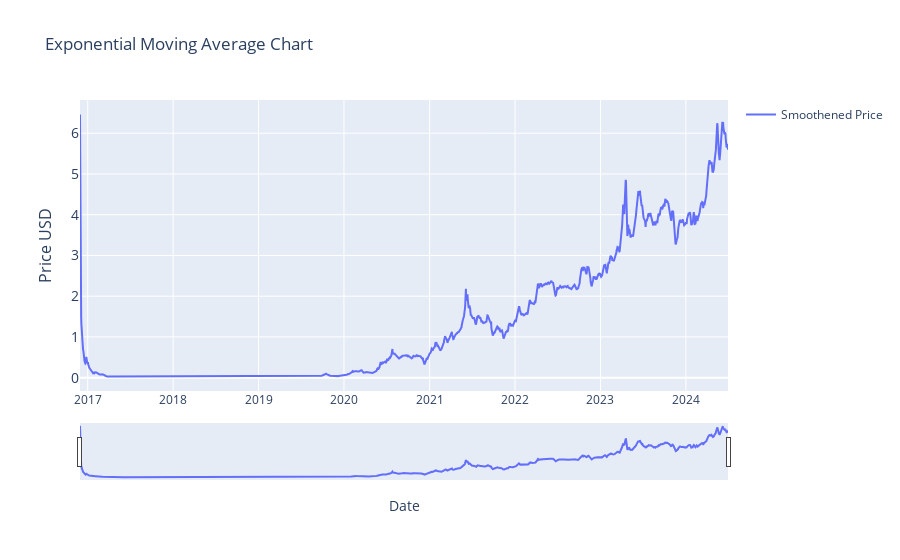

Here is the notebook cell this chart was saved with:
### Markdown cell above
### Exponential Moving Average

### Code cell
# Exponential Moving Average (EMA)  
 # | Part of Moving Averages (2) block

import plotly.graph_objects as go
import pandas as pd
from ipywidgets import interact, DatePicker
import numpy as np

# renames current item to df
df = current_item.copy()

# change span = to change smoothing factor/span for average.
df['smoothened_price'] = df['price_usd'].ewm(span=2, adjust=False).mean()
# Function to update the graph based on the selected date range
def update_graph(start_date, end_date):
    # Filtering the data based on the date range
    mask = (df.index >= pd.to_datetime(start_date)) & (df.index <= pd.to_datetime(end_date))
    filtered_data = df.loc[mask]

    # Creating the plot
    fig = go.Figure()
    fig.add_trace(go.Scatter(x=filtered_data.index, y=filtered_data['smoothened_price'], mode='lines', name='Smoothened Price'))

    # Formatting
    fig.update_layout(
        title='Exponential Moving Average Chart',
        xaxis_title='Date',
        yaxis_title='Price USD',
        yaxis=dict(
            title='Price USD',
            titlefont_size=16,
            tickfont_size=14,
        ),
        xaxis=dict(  # Added lines for range slider
            rangeslider=dict(
                visible=True
            ),
            type="date"
        ),
        showlegend=True

        )
    
    fig.show()

# Creating interactive widgets for date selection
start_date_picker = DatePicker(description='Start Date', value=START_DATE)
end_date_picker = DatePicker(description='End Date', value=END_DATE)

# Display the interactive widget
interact(update_graph, start_date=start_date_picker, end_date=end_date_picker)

### Figure 1 — Plotly figure (JSON) as saved in the notebook; plotly's stock layout.template omitted (floating-point values rounded to 4 significant figures; data arrays with more than 128 entries replaced by an {"elided": "..."} marker saying what was removed)
{"data": [{"mode": "lines", "name": "Smoothened Price", "type": "scatter", "x": {"elided": "2770 str values"}, "y": {"elided": "2770 float values"}}], "layout": {"showlegend": true, "title": {"text": "Exponential Moving Average Chart"}, "xaxis": {"rangeslider": {"visible": true}, "title": {"text": "Date"}, "type": "date"}, "yaxis": {"tickfont": {"size": 14}, "title": {"font": {"size": 16}, "text": "Price USD"}}}}
